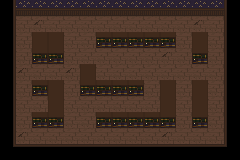

Below is a game level as drawn by its tile map, then a one-line description and the .tmx that defines it (tile-layer data replaced by summaries):
An orthogonal 15x10 tile map with 16x16 px tiles, 3 tile layers (background, walls, static_objects) and 47 objects.

<map version="1.0" orientation="orthogonal" renderorder="right-down" width="15" height="10" tilewidth="16" tileheight="16" nextobjectid="155">
 <tileset firstgid="1" name="tiles" tilewidth="16" tileheight="16" tilecount="18" columns="9">
  <image source="../textures/tiles.png" width="144" height="32" />
 </tileset>
 <layer name="background" width="15" height="10">
  <data>[150 cells, 104 non-empty, 2 distinct tile ids]</data>
 </layer>
 <layer name="walls" width="15" height="10">
  <data>[150 cells, 77 non-empty, 8 distinct tile ids]</data>
 </layer>
 <layer name="static_objects" width="15" height="10">
  <data>[150 cells, 0 non-empty, 0 distinct tile ids]</data>
 </layer>
 <objectgroup name="walls">
  <properties>
   <property name="lightTransparency" type="bool" value="true" />
  </properties>
  <object id="96" x="0" y="144" width="240" height="16" />
  <object id="107" x="104" y="32" width="64" height="16" />
  <object id="108" x="192" y="40" width="16" height="16" />
  <object id="109" x="192" y="88" width="16" height="32" />
  <object id="110" x="104" y="112" width="64" height="16" />
  <object id="111" x="160" y="88" width="16" height="32" />
  <object id="112" x="80" y="72" width="16" height="16" />
  <object id="113" x="88" y="80" width="48" height="16" />
  <object id="114" x="40" y="32" width="16" height="16" />
  <object id="115" x="32" y="40" width="16" height="16" />
  <object id="117" x="48" y="40" width="16" height="16" />
  <object id="118" x="40" y="48" width="16" height="16" />
  <object id="119" x="48" y="32" width="16" height="16">
   <ellipse />
  </object>
  <object id="120" x="32" y="32" width="16" height="16">
   <ellipse />
  </object>
  <object id="121" x="48" y="48" width="16" height="16">
   <ellipse />
  </object>
  <object id="122" x="32" y="48" width="16" height="16">
   <ellipse />
  </object>
  <object id="123" x="80" y="64" width="16" height="16">
   <ellipse />
  </object>
  <object id="124" x="80" y="80" width="16" height="16">
   <ellipse />
  </object>
  <object id="125" x="128" y="80" width="16" height="16">
   <ellipse />
  </object>
  <object id="126" x="160" y="80" width="16" height="16">
   <ellipse />
  </object>
  <object id="127" x="160" y="112" width="16" height="16">
   <ellipse />
  </object>
  <object id="128" x="96" y="112" width="16" height="16">
   <ellipse />
  </object>
  <object id="129" x="192" y="112" width="16" height="16">
   <ellipse />
  </object>
  <object id="130" x="192" y="80" width="16" height="16">
   <ellipse />
  </object>
  <object id="131" x="192" y="32" width="16" height="16">
   <ellipse />
  </object>
  <object id="132" x="192" y="48" width="16" height="16">
   <ellipse />
  </object>
  <object id="133" x="96" y="32" width="16" height="16">
   <ellipse />
  </object>
  <object id="134" x="160" y="32" width="16" height="16">
   <ellipse />
  </object>
  <object id="135" x="40" y="80" width="16" height="16" />
  <object id="137" x="48" y="88" width="16" height="32" />
  <object id="138" x="40" y="112" width="16" height="16" />
  <object id="139" x="32" y="80" width="16" height="16">
   <ellipse />
  </object>
  <object id="140" x="48" y="80" width="16" height="16">
   <ellipse />
  </object>
  <object id="142" x="48" y="112" width="16" height="16">
   <ellipse />
  </object>
  <object id="143" x="32" y="112" width="16" height="16">
   <ellipse />
  </object>
  <object id="152" x="0" y="0" width="16" height="144" />
  <object id="153" x="224" y="0" width="16" height="144" />
  <object id="154" x="16" y="0" width="208" height="16">
   <properties>
    <property name="lightTransparency" type="bool" value="true" />
   </properties>
  </object>
 </objectgroup>
 <objectgroup name="static_objects" />
 <objectgroup name="actors">
  <object id="66" x="16" y="112" width="16" height="16" />
 </objectgroup>
 <objectgroup name="enemies">
  <object id="97" x="192" y="16" width="16" height="16" />
 </objectgroup>
 <objectgroup name="shards">
  <object id="105" x="208" y="64" width="16" height="16" />
  <object id="150" x="48" y="16" width="16" height="16" />
  <object id="151" x="144" y="96" width="16" height="16" />
 </objectgroup>
 <objectgroup name="lights">
  <object id="89" x="64" y="96" width="16" height="16" />
  <object id="90" x="64" y="32" width="16" height="16" />
  <object id="91" x="160" y="32" width="16" height="16" />
  <object id="92" x="160" y="96" width="16" height="16" />
 </objectgroup>
</map>
